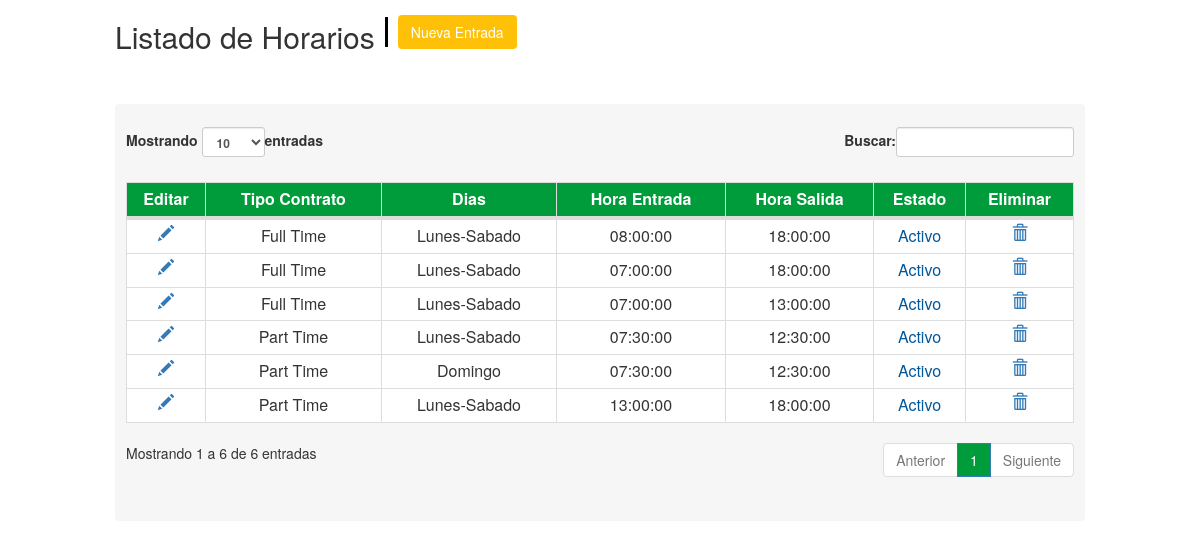
The page /modulos/mantenimiento/horario/vista_horario.php (signed in) on the database its author committed.
### tables this page shows
CREATE TABLE `t_horario` (
  `id_horario` int(11) NOT NULL AUTO_INCREMENT,
  `id_tipo_contrato` int(11) NOT NULL,
  `id_dias` int(11) NOT NULL,
  `hora_entrada` time NOT NULL,
  `hora_salida` time NOT NULL,
  `hora_re_entrada` time NOT NULL,
  `hora_re_salida` time NOT NULL,
  `id_estado` int(11) NOT NULL,
  `id_usu_crea` int(11) NOT NULL,
  `fec_crea` datetime NOT NULL,
  `id_usu_mod` int(11) NOT NULL,
  `fec_mod` datetime NOT NULL,
  PRIMARY KEY (`id_horario`),
  KEY `id_estado` (`id_estado`),
  KEY `id_usu_crea` (`id_usu_crea`),
  KEY `id_tipo_contrato` (`id_tipo_contrato`),
  KEY `id_usu_mod` (`id_usu_mod`),
  KEY `id_dias` (`id_dias`),
  CONSTRAINT `t_horario_ibfk_2` FOREIGN KEY (`id_tipo_contrato`) REFERENCES `t_tipo_contrato` (`id_tipo_contrato`),
  CONSTRAINT `t_horario_ibfk_3` FOREIGN KEY (`id_estado`) REFERENCES `t_estado` (`id_estado`),
  CONSTRAINT `t_horario_ibfk_4` FOREIGN KEY (`id_usu_crea`) REFERENCES `t_usuario` (`id_usuario`),
  CONSTRAINT `t_horario_ibfk_5` FOREIGN KEY (`id_usu_mod`) REFERENCES `t_usuario` (`id_usuario`),
  CONSTRAINT `t_horario_ibfk_6` FOREIGN KEY (`id_dias`) REFERENCES `t_dias` (`id_dias`)
);

CREATE TABLE `t_tipo_contrato` (
  `id_tipo_contrato` int(11) NOT NULL AUTO_INCREMENT,
  `nombre_tipo_contrato` varchar(300) NOT NULL,
  `id_estado` int(11) NOT NULL,
  PRIMARY KEY (`id_tipo_contrato`),
  KEY `id_estado` (`id_estado`)
);

CREATE TABLE `t_dias` (
  `id_dias` int(11) NOT NULL AUTO_INCREMENT,
  `nombre_dias` varchar(200) NOT NULL,
  `id_estado` int(11) NOT NULL,
  PRIMARY KEY (`id_dias`),
  KEY `id_estado` (`id_estado`),
  CONSTRAINT `t_dias_ibfk_1` FOREIGN KEY (`id_estado`) REFERENCES `t_estado` (`id_estado`)
);

### clases/conexion.php (called while the page is built, shortened)
<?php
class Conectar
{
	public static function con()
	{
		$conexion=mysql_connect("localhost","root","emergepassw0rd$");
		return $conexion;
	}
}
?>

### clases/horario/class_horario.php (called while the page is built, shortened)
<?php
class horario {
    private $horario;
    public function __construct() {
        $this->horario = array();
    }
    public function get_horario() {
        $sql = "SELECT h.*,t.nombre_tipo_contrato,d.nombre_dias,tip.nombre_tipo_contrato from t_horario h
INNER JOIN t_tipo_contrato t on t.id_tipo_contrato=h.id_tipo_contrato
INNER JOIN t_dias d on d.id_dias=h.id_dias
INNER JOIN t_tipo_contrato tip on tip.id_tipo_contrato=h.id_tipo_contrato
where not h.id_estado=3";
        $res = mysql_query($sql, Conectar::con());
        while ($reg = mysql_fetch_assoc($res)) {
            $this->horario[] = $reg;
        }
        return $this->horario;
    }
}
?>

### modulos/mantenimiento/horario/controlador/vista.php (the view, shortened to what this page needs)
<?php
$id_usuario = $_SESSION["id_user"];
if (isset($id_usuario)) {
    $tra = new horario();
    $reg = $tra->get_horario();
    for ($i = 0; $i < count($reg); $i++) {
        $id = $reg[$i]["id_horario"];
        $estado = $reg[$i]["id_estado"];
        echo "<td><a class='manito' onclick='modificar($id);'><span class='glyphicon glyphicon-pencil' aria-hidden='true'></span></a></td>";
        echo "<td>" . $reg[$i]["nombre_tipo_contrato"] . "</td>";
        echo "<td>" . $reg[$i]["nombre_dias"] . "</td>";
        echo "<td>" . $reg[$i]["hora_entrada"] . "</td>";
        echo "<td>" . $reg[$i]["hora_salida"] . "</td>";
        if ($estado == 2) {
            echo "<td class='inactivo'>Inactivo</td>";
        } else {
            echo "<td class='activo'>Activo</td>";
        }
        echo "<td><a  class='manito'  onclick='eliminar($id)'><span class='glyphicon glyphicon-trash' aria-hidden='true'></span></a></td>";
    }
}
?>

### modulos/mantenimiento/horario/vista_horario.php (shortened to what this page needs)
<html lang="es">
    <head>
        <link rel="stylesheet" href="../../../paquetes/bootstrap/css/bootstrap.min.css">
        <link rel="stylesheet" href="../../../paquetes/css/general-datatables.css">
        <link rel="stylesheet" href="../../../paquetes/css/style.css">
        <link rel="stylesheet" href="../../../paquetes/css/jquery-ui.css">
    </head>
    <body>
        <div class="col-md-12 col-lg-10 col-lg-offset-1">
            <div class="center principal">
                <h2 class="pull-left title" >Listado de Horarios</h2>
                <div class="divider pull-left" style="margin-right:10px"></div>
                <button type="button" class="btn btn-cancelar" data-toggle="modal" data-target="#modalNuevo" style="margin-top:15px;
                        margin-bottom: 5px;">
                    Nueva Entrada
                </button>
            </div>
            <div class="panel-tabla">
                <table id="myTable" class="table table-bordered table-condensed table-hover">
                    <thead class="background-thead">
                        <tr>
                            <th class="text-center">Editar</th>
                            <th class="text-center">Tipo Contrato</th>
                            <th class="text-center">Dias </th>
                            <th class="text-center">Hora Entrada</th>
                            <th class="text-center">Hora Salida</th>
                            <th class="text-center">Estado</th>
                            <th class="text-center">Eliminar</th>
                        </tr>
                    </thead>
                    <tbody class="background-tbody">
                        <?php
                        require_once('../../../clases/horario/class_horario.php');
                        require_once('../../../clases/conexion.php');
                        include('controlador/vista.php');
                        ?>
                    </tbody>
                </table>
            </div>
        </div>
    </body>
</html>

### paquetes/css/general-datatables.css (style rules this page uses)
.activo { color:#01579b; }
.table { margin-bottom: 0; }

### paquetes/css/style.css (style rules this page uses)
html { height: 100%; }
body { height: 100%; }
.divider { background: black; height: 30px; width: 3px; margin-top: 17px; }
.btn-cancelar { background-color:#ffc107 !important ; color:white; }
.background-thead { background-color: #009b3a; }
.background-tbody { background:white; }
.table-condensed>thead>tr>th { color: white; }
.title { margin-right:10px; }
.principal { margin-bottom:30px; }
.panel-tabla { background: #f6f6f6; padding: 22px 10px; margin-bottom: 20px; border: 1px solid transparent; border-radius: 4px; -webkit-box-shadow: 0 1px 1px rgba(0,0,0,.05); box-shadow: 0 1px 1px rgba(0,0,0,.05); margin-top:20px; }

### modulos/mantenimiento/horario/vista_horario.php (style rules this page uses)
.manito { cursor:pointer; }

### rows shown on the page
t_horario: id_tipo_contrato.nombre_tipo_contrato "Full Time", id_dias.nombre_dias "Lunes-Sabado", hora_entrada "08:00:00", hora_salida "18:00:00", shows "Activo"
t_horario: id_tipo_contrato.nombre_tipo_contrato "Full Time", id_dias.nombre_dias "Lunes-Sabado", hora_entrada "07:00:00", hora_salida "18:00:00", shows "Activo"
t_horario: id_tipo_contrato.nombre_tipo_contrato "Full Time", id_dias.nombre_dias "Lunes-Sabado", hora_entrada "07:00:00", hora_salida "13:00:00", shows "Activo"
t_horario: id_tipo_contrato.nombre_tipo_contrato "Part Time", id_dias.nombre_dias "Lunes-Sabado", hora_entrada "07:30:00", hora_salida "12:30:00", shows "Activo"
t_horario: id_tipo_contrato.nombre_tipo_contrato "Part Time", id_dias.nombre_dias "Domingo", hora_entrada "07:30:00", hora_salida "12:30:00", shows "Activo"
t_horario: id_tipo_contrato.nombre_tipo_contrato "Part Time", id_dias.nombre_dias "Lunes-Sabado", hora_entrada "13:00:00", hora_salida "18:00:00", shows "Activo"
